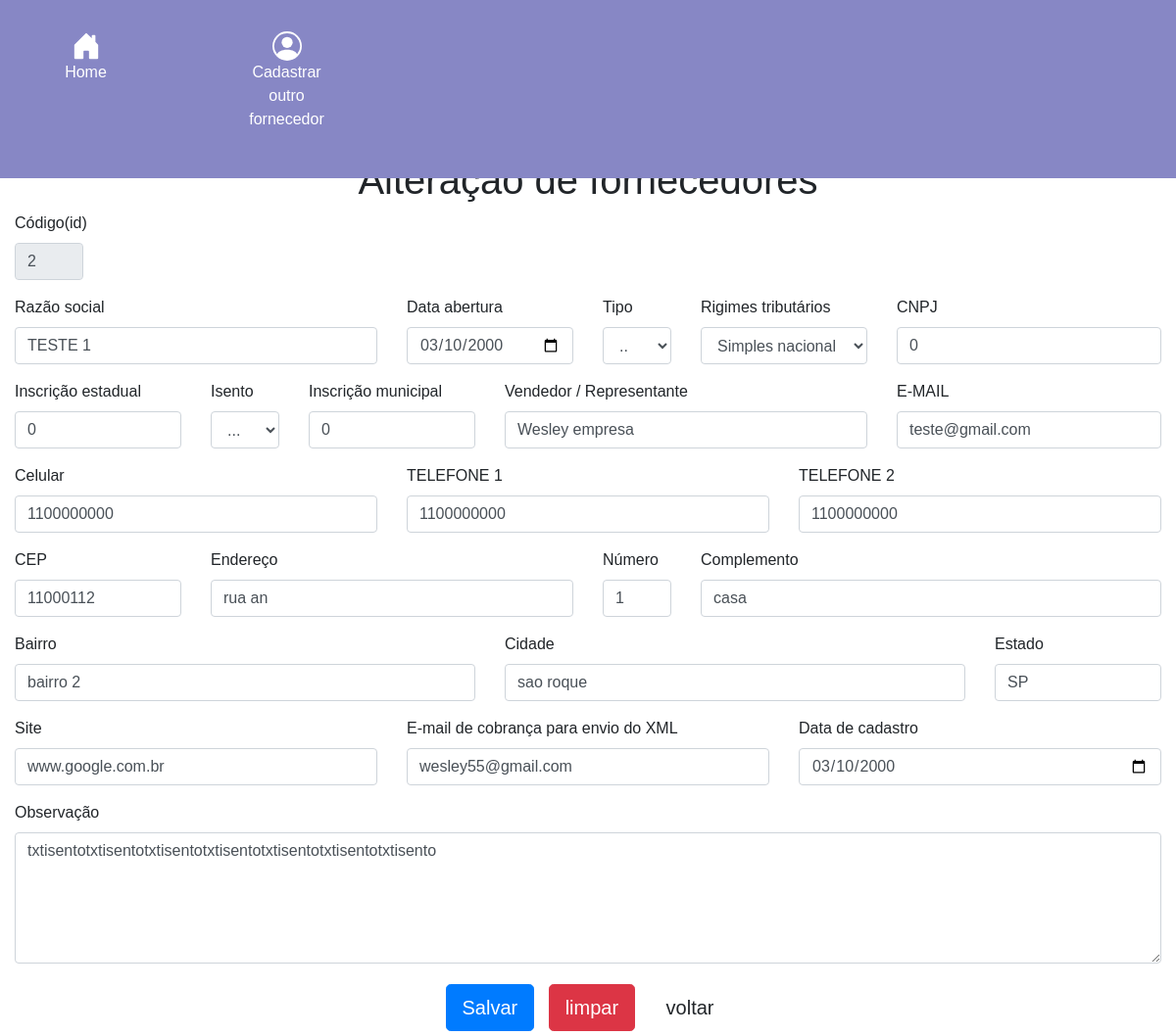
Page /cad_fornecedorALTERARVIEW.php?codigo=2 on the committed database.
### tables this page shows
CREATE TABLE `cad_fornecedor` (
  `id` int(11) NOT NULL,
  `razao_social` varchar(50) NOT NULL,
  `data_abertura` date NOT NULL,
  `tipo` char(2) NOT NULL,
  `regime` varchar(50) NOT NULL,
  `CNPJ` varchar(20) NOT NULL,
  `IE` varchar(15) NOT NULL,
  `ISENTO` varchar(20) NOT NULL,
  `IM` varchar(15) NOT NULL,
  `vendedor` varchar(50) NOT NULL,
  `email` varchar(50) NOT NULL,
  `celular` varchar(20) NOT NULL,
  `telefone1` varchar(20) NOT NULL,
  `telefone2` varchar(20) NOT NULL,
  `CEP` varchar(15) NOT NULL,
  `endereco` varchar(50) NOT NULL,
  `numero` char(10) NOT NULL,
  `complemento` varchar(50) NOT NULL,
  `bairro` varchar(50) NOT NULL,
  `cidade` varchar(50) NOT NULL,
  `estado` char(2) NOT NULL,
  `site` varchar(200) NOT NULL,
  `email_cobranca` varchar(50) NOT NULL,
  `data_cadastro` date NOT NULL,
  `observacao` varchar(240) NOT NULL
);

### cad_fornecedorALTERARVIEW.php (the view, shortened to what this page needs)
<!DOCTYPE html>
<html lang="pt-br">
<head>
<link rel="stylesheet" href="https://cdn.jsdelivr.net/npm/bootstrap@4.6.0/dist/css/bootstrap.min.css">
</head>
<body>
    <nav class="navegacao">
        <div class="row">
            <div class="col-md-2">
                <div class="icones">
                    <button type="buttom" class="btn btn-default" data-toggle="tooltip" data-placement="left" title="clique aqui para ir ao menu inicial"><a href="index.php"></a><br><p>Home</p></button>
                </div>
            </div>
            <div class="col-md-2">
                <div class="icones">
                    <button type="buttom" class="btn btn-default" data-toggle="tooltip" data-placement="left" title="Clique aqui para cadastrar um novo usuario"><a href="cad_usuarioVIEW.php"></a><br><p>Cadastrar outro fornecedor</p></button>
                </div>
            </div>
        </div>
    </nav>
    <section class="container-fluid">
        <form method="post" name="usuario" action="cad_fornecedorALTERAR.php">
            <div class="row">
                <div class="col-md-12">
                    <h1 style="text-align: center;">Alteração de fornecedores</h1>
                </div>
<?php
include_once("conexao.php");
$codigo = $_GET['codigo'];
$sqlconsulta = "select * from cad_fornecedor where id='$codigo'";
$resultado = @mysqli_query($conexao, $sqlconsulta);
if (!$resultado) {
    echo '<input type="button" onclick="window.location='."'index.php'".';" value="Voltar"><br><br>';
    die ('<h4>Query inválida: >/h4>' .@mysqli_error($conexao));
} else {
    $num = @mysqli_num_rows($resultado);
    if ($num == 0) {
        echo "<h4>Código: </h4: não localizado! <br><br>";
        echo '<input type="button" onclick="window.location='."'index.php'".';" value="Voltar"><br><br>';
        exit;
    } else {
        $dados = mysqli_fetch_array($resultado);
    }
}
?>
                <div class="col-md-1 form-group">
                    <label>Código(id)</label>
                    <input type="number" name="txtid" value='<?php echo $dados['id'];?>' readonly class="form-control">
                </div>
                <div class="col-md-11"></div>
               <div class="form-group col-md-4">
                    <label>Razão social</label>
                    <input type="text" class="form-control" id="razao" name="txtrazao" value='<?php echo $dados['razao_social'];?>'>
                </div>
                <div class="form-group col-md-2">
                    <label>Data abertura</label>
                    <input type="date" class="form-control" id="data-abertura" name="txtdata-abertura" value='<?php echo $dados['data_abertura'];?>'>
                </div>
                <div class="form-group col-md-1">
                    <label>Tipo</label>
                    <select class="form-control" id="combo" name="txttipo">
                        <option><?php echo $dados['tipo'];?></option>
                    </select>
                </div>
                <div class="form-group col-md-2">
                    <label>Rigimes tributários</label>
                    <select class="form-control" id="combo2" name="txtregime">
                        <option><?php echo $dados['regime'];?></option>
                </select>
                </div>
                <div class="form-group col-md-3">
                    <label>CNPJ</label>
                    <input type="text" class="form-control" id="cnpj" name="txtcnpj" value='<?php echo $dados['CNPJ'];?>'>
                </div>
                <div class="form-group col-md-2">
                    <label>Inscrição estadual</label>
                    <input type="text" class="form-control" id="ie" name="txtie" value='<?php echo $dados['IE'];?>'>
                </div>
                <div class="form-group col-md-1">
                    <label>Isento</label>
                    <select class="form-control" id="combo" name="txtisento">
                        <option><?php echo $dados['ISENTO'];?></option>
                    </select>
                </div>
                <div class="form-group col-md-2">
                    <label>Inscrição municipal</label>
                    <input type="text" class="form-control" id="im" name="txtim"  value='<?php echo $dados['IM'];?>'>
                </div>
                <div class="form-group col-md-4">
                    <label>Vendedor / Representante</label>
                    <input type="text" class="form-control" id="vendedor" name="txtvendedor"  value='<?php echo $dados['vendedor'];?>'>
                </div>
                <div class="form-group col-md-3">
                    <label>E-MAIL</label>
                    <input type="email" class="form-control" id="email" name="txtemail"  value='<?php echo $dados['email'];?>'>
                </div>
                <div class="form-group col-md-4">
                    <label>Celular</label>
                    <input type="text" class="form-control" id="celular" name="txtcelular"  value='<?php echo $dados['celular'];?>'>
                </div>
                <div class="form-group col-md-4">
                    <label>TELEFONE 1</label>
                    <input type="text" class="form-control" id="telefone1" name="txttelefone1"  value='<?php echo $dados['telefone1'];?>'>
                </div>
                <div class="form-group col-md-4">
                    <label>TELEFONE 2</label>
                    <input type="text" class="form-control" id="telefone2" name="txttelefone2"  value='<?php echo $dados['telefone2'];?>'>
                </div>
                <div class="form-group col-md-2">
                    <label>CEP</label>
                    <input type="text" class="form-control" id="cep" name="txtcep"  value='<?php echo $dados['CEP'];?>'>
                </div>
                <div class="form-group col-md-4">
                    <label>Endereço</label>
                    <input type="text" class="form-control" id="endereco" name="txtendereco"  value='<?php echo $dados['endereco'];?>'>
                </div>
                <div class="form-group col-md-1">
                    <label>Número</label>
                    <input type="text" class="form-control" id="numero" name="txtnumero"  value='<?php echo $dados['numero'];?>'>
                </div>
                <div class="form-group col-md-5">
                    <label>Complemento</label>
                    <input type="text" class="form-control" id="complemento" name="txtcomplemento"  value='<?php echo $dados['complemento'];?>'>
                </div>
                <div class="form-group col-md-5">
                    <label>Bairro</label>
                    <input type="text" class="form-control" id="bairro" name="txtbairro"  value='<?php echo $dados['bairro'];?>'>
                </div>
                <div class="form-group col-md-5">
                    <label>Cidade</label>
                    <input type="text" class="form-control" id="cidade" name="txtcidade"  value='<?php echo $dados['cidade'];?>'>
                </div>
                <div class="form-group col-md-2">
                    <label>Estado</label>
                    <input type="text" class="form-control" id="estado" name="txtestado"  value='<?php echo $dados['estado'];?>'>
                </div>
                <div class="form-group col-md-4">
                    <label>Site</label>
                    <input type="text" class="form-control" id="site" name="txtsite"  value='<?php echo $dados['site'];?>'>
                </div>
                <div class="form-group col-md-4">
                    <label>E-mail de cobrança para envio do XML</label>
                    <input type="email" class="form-control" id="emailcobranca" name="txtemail-cobranca"  value='<?php echo $dados['email_cobranca'];?>'>
                </div>
                <div class="form-group col-md-4">
                    <label>Data de cadastro</label>
                    <input type="date" class="form-control" id="data-cadastro" name="txtdata-cadastro"  value='<?php echo $dados['data_cadastro'];?>'>
                </div>
                <div class="form-group col-md-12">
                    <label>Observação</label>
                    <textarea class="form-control" rows="5" id="observacao" name="txtobservacao" id="observacao"><?php echo $dados['observacao'];?></textarea>
                </div>
                <br>
                <div style="margin: auto;">
                    <button type="submit" name="btncal" class="btn btn-lg btn-primary">Salvar</button>
                    <button type="reset" name="btnlimpar" class="btn btn-lg btn-danger">limpar</button>
                    <button type="button" name="btnvoltar" onclick="javascript: location.href='Index.php';" class="btn btn-lg btn-default">voltar</button>
                </div>
            </div>
        </form>
    </section>
</body>
</html>

### cad_fornecedorALTERARVIEW.php (style rules this page uses)
body { font-family: 'Lucida Sans', 'Lucida Sans Regular', 'Lucida Grande', 'Lucida Sans Unicode', Geneva, Verdana, sans-serif; }
.navegacao { background: rgb(135, 135, 197); position: fixed; top: 0; left: 0; width: 100%; z-index:1; }
.icones { text-align: center; margin: 20px; }
#icone { color: rgb(255, 255, 255); transition: width 0.5s, height 0.5s; }
p { color: white; }
section { margin-top: 160px; }
button { margin: 5px; }

### rows in the picture
cad_fornecedor: txtid "2", txtrazao "TESTE 1", txtdata-abertura "03/10/2000", txttipo "..", txtregime "Simples nacional", txtcnpj "0", txtie "0", txtisento "...", txtim "0", txtvendedor "Wesley empresa", txtemail "teste@gmail.com", txtcelular "1100000000", txttelefone1 "1100000000", txttelefone2 "1100000000", txtcep "11000112", txtendereco "rua an", txtnumero "1", txtcomplemento "casa", txtbairro "bairro 2", txtcidade "sao roque", txtestado "SP", txtsite "www.google.com.br", txtemail-cobranca "wesley55@gmail.com", txtdata-cadastro "03/10/2000", txtobservacao "txtisentotxtisentotxtisentotxtisentotxtisentotxtisentotxtisento"
